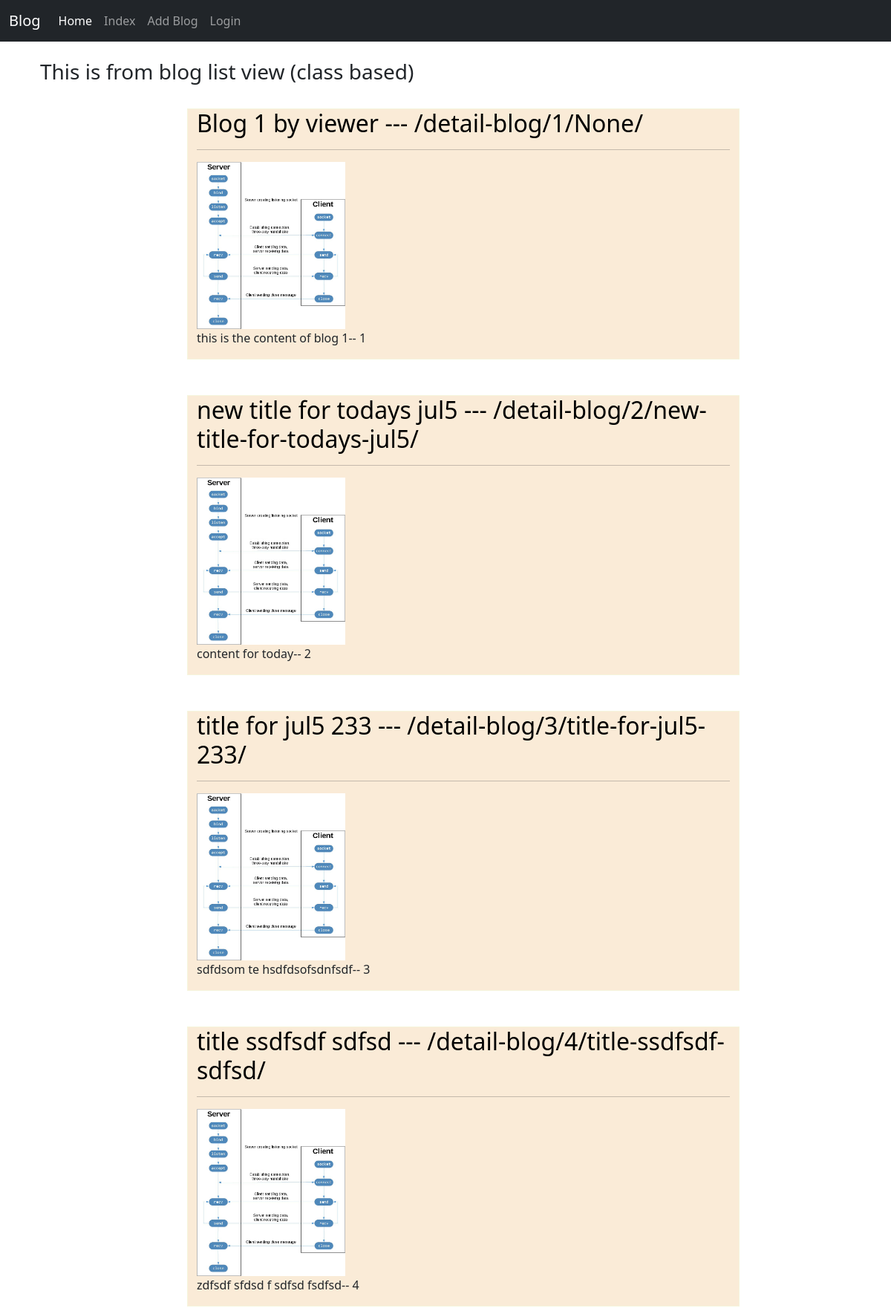
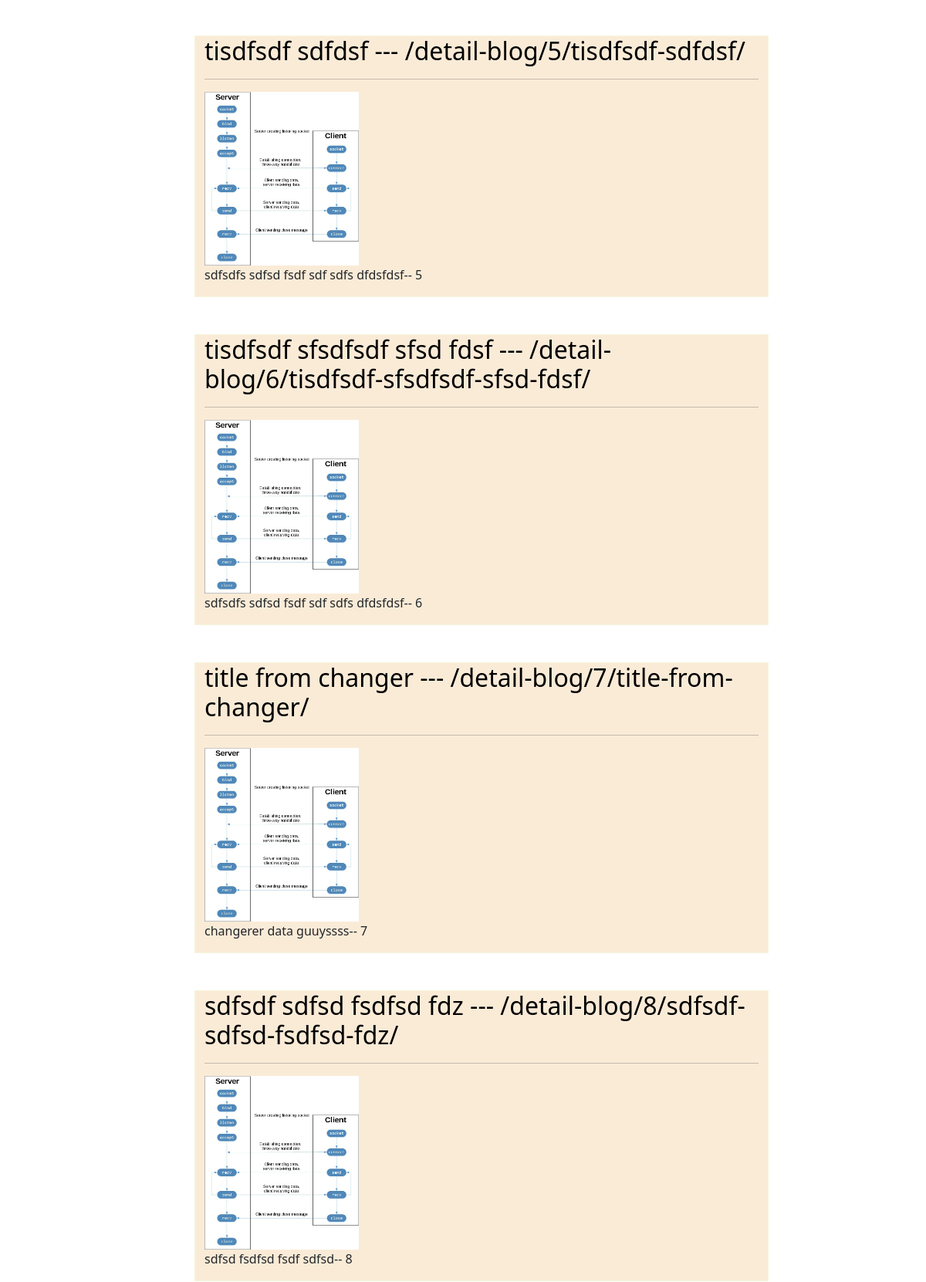
Page /list-blog/ (upper part) on the committed database (2 pictures, top to bottom).
### blog/models.py (models this page shows, shortened)
class Blog(models.Model):
    title = models.CharField(max_length=250)
    content = models.TextField()
    slug_field = models.SlugField(null=True, blank=True)
    author = models.ForeignKey('NewUser', on_delete=CASCADE, null=True, blank=True) # ManyToONeField
    def get_absolute_url(self):
        return reverse("detail_class_blog", kwargs={"pk": self.pk, 'slug': self.slug_field})

### blog/views.py (the view)
# urls.py: path('list-blog/', BlogListView.as_view(), name='list_blog'),
class BlogListView(ListView):
    model = Blog
    context_object_name = 'blogs'
    template_name = 'list_blog.html'

### templates/list_blog.html (shortened to what this page needs)
{% extends 'base.html' %}
{% load static %}
{% block content %}
    <div class="container p-4">
        <h3> This is from blog list view (class based) </h3>
        {% for blog in blogs %}
        <div class="row" >
          <div class="col-md-2">
          </div>
          <div class="col-md-8 m-4" style="background-color: antiquewhite; border: 1px solid beige;">
            <a href="{{ blog.get_absolute_url }}" style="text-decoration:none; color: black;"><h2>{{blog.title}}   ---  {{blog.get_absolute_url}}</h2> </a> <hr>
            {% if blog.3 %}
            <a href={{blog.3}}><img src={{blog.3}} alt="My image" style="max-width: 200px;"></a>
            {% else %}
            <img src="{% static 'abc.jpg' %}" style="max-width: 200px;">
            {% endif %}
            <p>{{blog.content}}-- {{blog.id}}</p>
          </div>
        </div>
        {% endfor %}
      </div>
{% endblock content %}

### rows in the picture
Blog: title "Blog 1 by viewer", get_absolute_url "/detail-blog/1/None/", content "this is the content of blog 1", id "1"
Blog: title "new title for todays jul5", get_absolute_url "/detail-blog/2/new-title-for-todays-jul5/", content "content for today", id "2"
Blog: title "title for jul5 233", get_absolute_url "/detail-blog/3/title-for-jul5-233/", content "sdfdsom te hsdfdsofsdnfsdf", id "3"
Blog: title "title ssdfsdf sdfsd", get_absolute_url "/detail-blog/4/title-ssdfsdf-sdfsd/", content "zdfsdf sfdsd f sdfsd fsdfsd", id "4"
Blog: title "tisdfsdf sdfdsf", get_absolute_url "/detail-blog/5/tisdfsdf-sdfdsf/", content "sdfsdfs sdfsd fsdf sdf sdfs dfdsfdsf", id "5"
Blog: title "tisdfsdf sfsdfsdf sfsd fdsf", get_absolute_url "/detail-blog/6/tisdfsdf-sfsdfsdf-sfsd-fdsf/", content "sdfsdfs sdfsd fsdf sdf sdfs dfdsfdsf", id "6"
Blog: title "title from changer", get_absolute_url "/detail-blog/7/title-from-changer/", content "changerer data guuyssss", id "7"
Blog: title "sdfsdf sdfsd fsdfsd fdz", get_absolute_url "/detail-blog/8/sdfsdf-sdfsd-fsdfsd-fdz/", content "sdfsd fsdfsd fsdf sdfsd", id "8"
